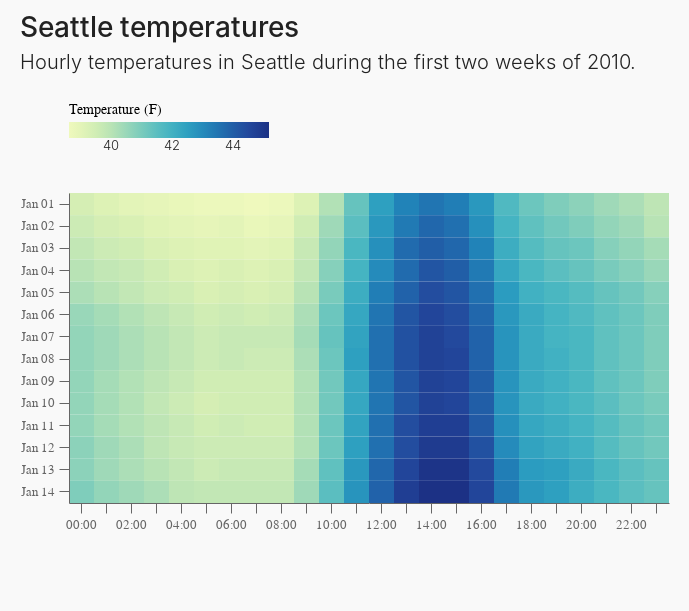

Notebook source saved alongside this figure:
### Markdown cell above
## Heatmap

### Code cell
temps = data.seattle_temps()
temps = temps[temps.date < '2010-01-15'].copy()
alt.Chart(temps).mark_rect(
).encode(
    alt.X('hoursminutes(date):O'),
    alt.Y('monthdate(date):O'),
    alt.Color('temp:Q', title='Temperature (F)')
).configure_axisY( # adding some colors back
    domainColor='#666666',
    tickColor='#666666',
).properties(
    height=310, # adjust height to get neat squares
    title={
        'text': 'Seattle temperatures',
        'subtitle' : ['Hourly temperatures in Seattle during the first two weeks of 2010.',' ']
    }
)

### Figure 1 — Vega-Lite specification as saved in the notebook (floating-point values rounded to 4 significant figures; data arrays with more than 128 entries replaced by an {"elided": "..."} marker saying what was removed)
{"$schema": "https://vega.github.io/schema/vega-lite/v4.17.0.json", "config": {"arc": {"fill": "#0077bb"}, "area": {"fill": "#0077bb"}, "axis": {"gridColor": "#dddddd", "labelColor": "#666666", "labelFlush": false, "labelFont": "Tenon", "labelFontSize": 13, "labelPadding": 5, "tickSize": 10, "title": null, "titleColor": "#666666", "titleFontWeight": 300}, "axisX": {"domainColor": "#666666", "tickColor": "#666666"}, "axisY": {"domainColor": "#666666", "tickColor": "#666666"}, "background": "#f9f9f9", "bar": {"fill": "#0077bb"}, "legend": {"columnPadding": 20, "direction": "horizontal", "labelAlign": "left", "labelBaseline": "middle", "labelColor": "#222222", "labelFont": "Tenon", "labelFontSize": 13, "labelFontWeight": 300, "offset": 40, "orient": "top", "rowPadding": 10, "symbolType": "square", "title": null, "titleFont": "Tenon", "titleFontSize": 14, "titleFontWeight": 400}, "line": {"stroke": "#0077bb", "strokeWidth": 3}, "padding": {"bottom": 80, "left": 20, "right": 20, "top": 15}, "path": {"stroke": "#0077bb"}, "point": {"stroke": "#0077bb"}, "rect": {"fill": "#0077bb"}, "shape": {"stroke": "#0077bb"}, "symbol": {"fill": "#0077bb", "size": 30}, "title": {"align": "left", "anchor": "start", "color": "#222222", "font": "Tenon", "fontSize": 28, "fontWeight": 500, "subtitleColor": "#222222", "subtitleFont": "Tenon", "subtitleFontSize": 20, "subtitleFontWeight": 300, "subtitleLineHeight": 26, "subtitlePadding": 10}, "view": {"height": 400, "strokeOpacity": 0, "width": 600}}, "data": {"name": "data-29152d9ab7dcda1a65f1895ba9b7cc51"}, "datasets": {"data-29152d9ab7dcda1a65f1895ba9b7cc51": {"elided": "336 records"}}, "encoding": {"color": {"field": "temp", "title": "Temperature (F)", "type": "quantitative"}, "x": {"field": "date", "timeUnit": "hoursminutes", "type": "ordinal"}, "y": {"field": "date", "timeUnit": "monthdate", "type": "ordinal"}}, "height": 310, "mark": "rect", "title": {"subtitle": ["Hourly temperatures in Seattle during the first two weeks of 2010.", " "], "text": "Seattle temperatures"}}
